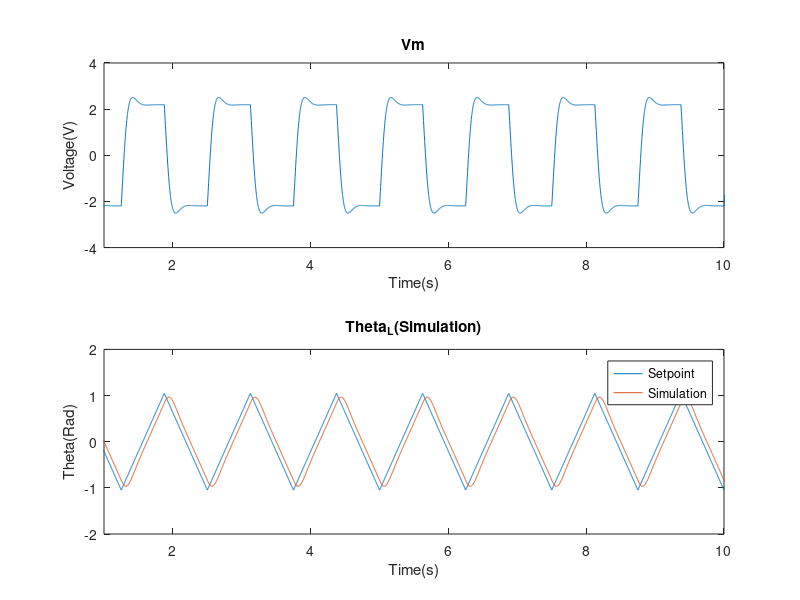
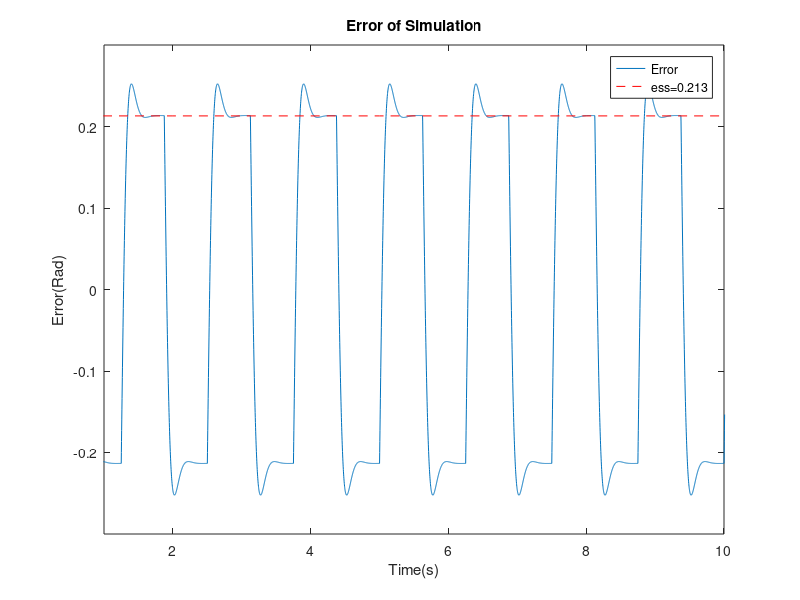
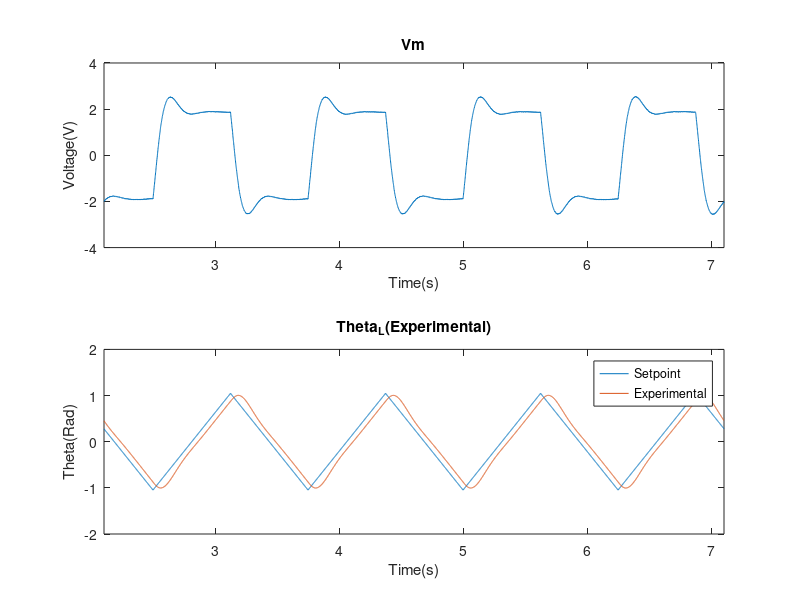
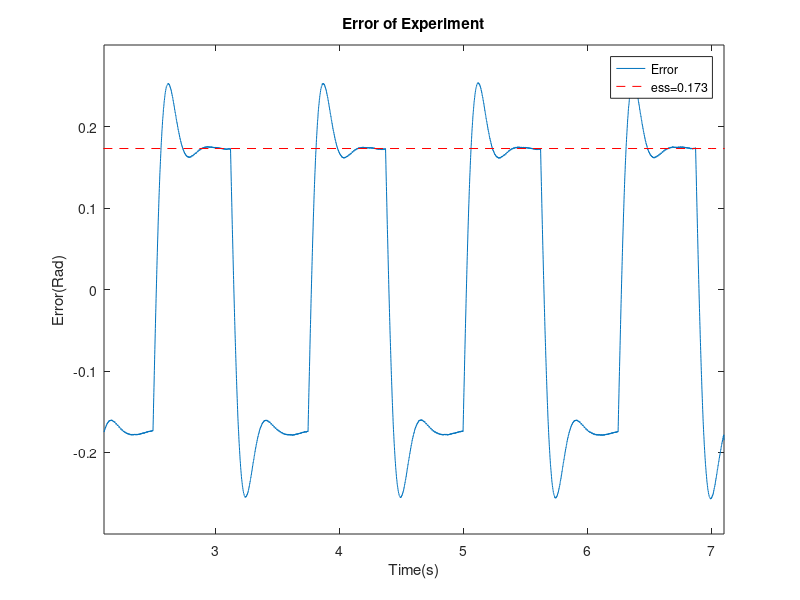

The MATLAB script that drew these images, in order:
%% Sim
close all;
clear all;
clc;

figure
load('vm1.mat');
subplot(2,1,1);
plot(data_vm(:,1),data_vm(:,2));
title('Vm');
xlabel('Time(s)');
ylabel('Voltage(V)');
axis([1 10 -4 4]);

load('pos1.mat');
subplot(2,1,2);
plot(data_pos(:,1),data_pos(:,2));
hold on;
plot(data_pos(:,1),data_pos(:,3));
title('Theta_L(Simulation)');
xlabel('Time(s)');
ylabel('Theta(Rad)');
legend('Setpoint','Simulation');
axis([1 10 -2 2]);

figure();
pos_diff=data_pos(:,2)-data_pos(:,3);
plot(data_vm(:,1),pos_diff);
title('Error of Simulation');
xlabel('Time(s)');
ylabel('Error(Rad)');
axis([1 10 -0.3 0.3]);

hold on;
ess=0.213;
ess_time=0:1:20;
plot(ess_time,ess*ones(size(ess_time)),'r --');
legend('Error','ess=0.213');
%% Experimental
close all;
clear all;
clc;

figure
load('vm2.mat');
subplot(2,1,1);
plot(data_vm(:,1),data_vm(:,2));
title('Vm');
xlabel('Time(s)');
ylabel('Voltage(V)');
axis([min(data_vm(:,1)) max(data_vm(:,1)) -4 4]);

load('pos2.mat');
subplot(2,1,2);
plot(data_pos(:,1),data_pos(:,2));
hold on;
plot(data_pos(:,1),data_pos(:,3));
title('Theta_L(Experimental)');
xlabel('Time(s)');
ylabel('Theta(Rad)');
legend('Setpoint','Experimental');
axis([min(data_vm(:,1)) max(data_vm(:,1)) -2 2]);

figure();
pos_diff=data_pos(:,2)-data_pos(:,3);
plot(data_vm(:,1),pos_diff);
title('Error of Experiment');
xlabel('Time(s)');
ylabel('Error(Rad)');
axis([min(data_vm(:,1)) max(data_vm(:,1)) -0.3 0.3]);

hold on;
ess=0.173;
ess_time=0:1:20;
plot(ess_time,ess*ones(size(ess_time)),'r --');
legend('Error','ess=0.173');